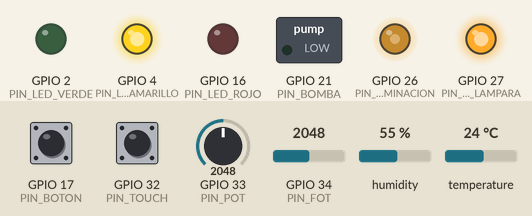
A sketch run on a simulated ESP32. On the bench: switched loads named in the sketch (green lamp = pin HIGH), output pins drawn as LEDs (lit = HIGH). Inputs (shaded band) come from the test bench; at power-on: GPIO 34 (PIN_FOT) = 2048, humidity 55 %, GPIO 33 (PIN_POT) = 2048, GPIO 32 (PIN_TOUCH) HIGH, GPIO 17 (PIN_BOTON) LOW, temperature 24 °C. WiFi joins after 1.5 s; servers stay silent unless stated; the local clock reads 2024-03-15 10:24:30 at power-on unless the sketch sets it; storage starts empty; what the sketch prints to the serial monitor is not drawn.

Above: at 3.0 s.
3.1 s: GPIO 34 (PIN_FOT) set to 1440
9.3 s: GPIO 34 (PIN_FOT) set to 1347
At 9.7 s:
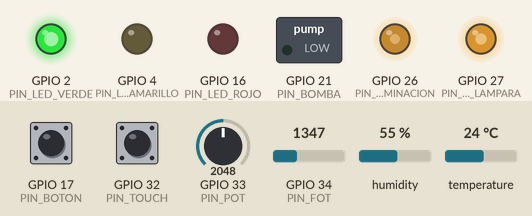
12.3 s: humidity set to 21 %
15.0 s: humidity set to 18 %
At 17.4 s:
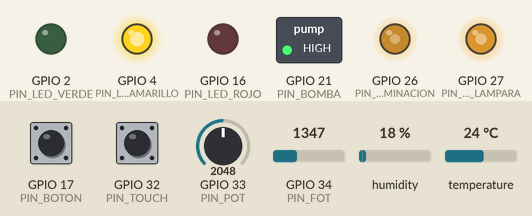
22.6 s: GPIO 33 (PIN_POT) set to 2866
At 23.5 s:
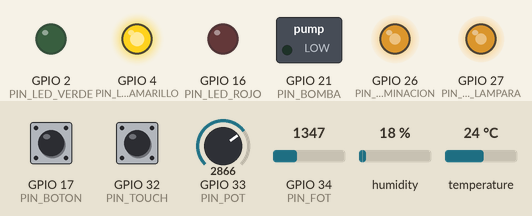
24.3 s: GPIO 32 (PIN_TOUCH) pulled LOW for 3.2 s
At 28.3 s:
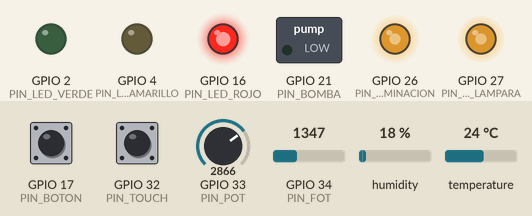
Timing chart, 0 to 29.8 s (numbered marks = the images above; inputs shaded):
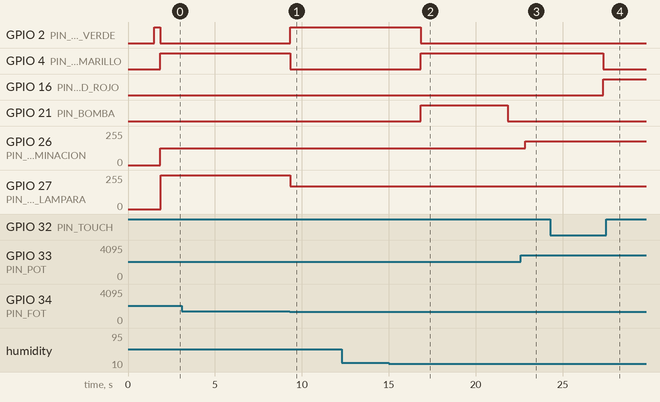

Measured:
- the behaviour switches between 1401 and 1400 on GPIO 34 (PIN_FOT) (found by bisection; images 0 and 1)
- the behaviour switches between 20 and 19 % on humidity (found by bisection; images 1 and 2)
- after the input at 9.3 s, GPIO 2 (PIN_LED_VERDE): LOW → HIGH at once; GPIO 4 (PIN_LED_AMARILLO): HIGH → LOW at once; GPIO 27 (PIN_LED_LAMPARA): 255/255 → 170/255 at once, → 171/255 1.5 s later
- after the input at 15.0 s, GPIO 2 (PIN_LED_VERDE): HIGH → LOW after 1.9 s; GPIO 4 (PIN_LED_AMARILLO): LOW → HIGH after 1.9 s; GPIO 21 (PIN_BOMBA): LOW → HIGH after 1.9 s, → LOW 5.0 s later
- after the input at 22.6 s, GPIO 26 (PIN_LED_ILUMINACION): 127/255 → 177/255 after 0.26 s
- after the input at 24.3 s, GPIO 4 (PIN_LED_AMARILLO): HIGH → LOW after 3.0 s; GPIO 16 (PIN_LED_ROJO): LOW → HIGH after 3.0 s

The sketch:

AplicacionPrincipal.ino
```cpp
#include <Arduino.h>
#include <WiFi.h>
#include <ESPAsyncWebServer.h>
#include <ArduinoJson.h>
#include "AsyncJson.h"
#include <WiFiClientSecure.h>
#include <UniversalTelegramBot.h>
#include <NoDelay.h>
#include "time.h"
#include <Bounce2.h>
#include <LittleFS.h>
#include "DHT.h"

// Conexion a internet
const char *SSID = "IoT_ITSON";
const char *PWD = "lv323-iot";

const unsigned int BAUD_RATE = 115200;

noDelay pausa(0);
noDelay pausaLecturas(1500);
noDelay pausaReloj(1000);
Bounce debouncer = Bounce();
AsyncWebServer servidor(80);
int contador;
// Numero de valores de salida del ADC
const unsigned ADC_VALORES = 4096;

// Declaración de pines
const unsigned int PIN_LED_LAMPARA = 27;
const unsigned int PIN_LED_ILUMINACION = 26;
const unsigned int PIN_LED_VERDE = 2;
const unsigned int PIN_LED_AMARILLO = 4;
const unsigned int PIN_LED_ROJO = 16;
const unsigned int PIN_BOTON = 17;
const unsigned int PIN_TOUCH = 32;
const unsigned int PIN_BOMBA = 21;
const unsigned int PIN_POT = 33;
const unsigned int PIN_FOT = 34;
const unsigned int PIN_DHT = 22;

// Configuración para comunicación con api de telegram
#define BOTtoken "7760131028:AAFSCf_GRd9ftPWQs4h4jYOL8FlKAbb9zmc"
#define CHAT_ID "7829916690"

#define HOST_TCP "172.16.0.119"
#define PORT_TCP 5000
WiFiClientSecure client;
UniversalTelegramBot bot(BOTtoken, client);

// Estados en los que puede estar el terrario
typedef enum {
  CONDICIONES_ADECUADAS,
  HUMEDAD_BAJA,
  HUMEDAD_ALTA,
  TEMPERATURA_INADECUADA,
  ILUMINACION_ALTA,
  ILUMINACION_BAJA,
  MASCOTA_ESCAPADA
} Estado;

Estado estado;

// Objeto para manejar documentos JSON
StaticJsonDocument<250> jsonDocument;
char buffer[250];

// Configuración NTP
const char *ntpServer = "pool.ntp.org";
const long gmtOffset_sec = -25200;
const int daylightOffset_sec = 0;

struct tm timeinfo;

// Configuración DHT
#define DHTPIN PIN_DHT
#define DHTTYPE DHT11
DHT dht(DHTPIN, DHTTYPE);

// Parametros de la señal PWM
const int FRECUENCIA = 5000;
const int RESOLUCION = 8;
const unsigned int CT_MIN = 0;
const unsigned int CT_MAX = 255;

// Variables para lecturas de parametros y limites
float temperatura;
float humedad;
int iluminacion;
int intensidadLuz;
int cicloTrabajo = 0;
int muestraTouch;
const int touchTreshold = 15;
float temperaturaMinima = 15;
float temperaturaMaxima = 40;
float humedadMinima = 20;
float humedadMaxima = 80;
float iluminacionMinima = 150;
float iluminacionMaxima = 1400;
bool yaNotificoEscape = false;    // Para evitar que mande el mensaje de Telegram muchas veces
int conteoEscape = 0;             // Para contar toques válidos
const int maxIntentosEscape = 3;  // Cuántas veces debe detectar toque para activarse

// Definicion de métodos
// Setup inicial
void setupRutas();
void iniciarConexionWifi();
void inicializaLittleFS();
void enviarDatosPorTCP();
// Cambios de estado
void estadoOptimo();
void alertarHumedadAlta();
void alertarHumedadBaja();
void alertarTemperatura();
void alertarIluminacionAlta();
void alertarIluminacionBaja();
void alertarEscape();
void leerDatos();
// Leecturas
void actualizaIntensidadLuz();
void realizarLecturas();
String obtenFecha();
noDelay pausaEnvioTCP(10000);
void setup() {
  Serial.begin(BAUD_RATE);
  iniciarConexionWifi();
  setupRutas();
  inicializaLittleFS();
  dht.begin();
  configTime(gmtOffset_sec, daylightOffset_sec, ntpServer);

  ledcAttachChannel(PIN_LED_LAMPARA, FRECUENCIA, RESOLUCION, 0);
  ledcAttachChannel(PIN_LED_ILUMINACION, FRECUENCIA, RESOLUCION, 1);

  pinMode(PIN_LED_VERDE, OUTPUT);
  pinMode(PIN_LED_AMARILLO, OUTPUT);
  pinMode(PIN_LED_ROJO, OUTPUT);
  pinMode(PIN_BOMBA, OUTPUT);
  debouncer.attach(PIN_BOTON);
  debouncer.interval(15);

  estadoOptimo();
  bot.sendMessage(CHAT_ID, "Monitoreo iniciado", "");
}

void loop() {
  debouncer.update();
  int valor = debouncer.read();

  if (pausaLecturas.update()) {
    realizarLecturas();
  }

  if (pausaReloj.update()) {
    if (!getLocalTime(&timeinfo)) {
      Serial.println("No se pudo obtener la fecha/hora");
    }
  }

   if (pausaEnvioTCP.update()) {
    enviarDatosPorTCP();
  }

  ledcWrite(PIN_LED_LAMPARA, cicloTrabajo);
  ledcWrite(PIN_LED_ILUMINACION, intensidadLuz);
  switch (estado) {
    case CONDICIONES_ADECUADAS:
      if (humedad < humedadMinima) alertarHumedadBaja();
      if (humedad > humedadMaxima) alertarHumedadAlta();
      if (iluminacion < iluminacionMinima) alertarIluminacionBaja();
      if (iluminacion > iluminacionMaxima) alertarIluminacionAlta();
      if (temperatura < temperaturaMinima || temperatura > temperaturaMaxima) alertarTemperatura();
      if (muestraTouch < touchTreshold) alertarEscape();
      break;

    case HUMEDAD_BAJA:
      Serial.print("Humedad: ");
      Serial.println(humedad);
      Serial.print("Contador de riego: ");
      Serial.println(contador);

      if (pausa.update()) {
        contador++;
      }
      if (contador == 10) {
        digitalWrite(PIN_BOMBA, LOW);
      }

      if (humedad >= humedadMinima) estadoOptimo();
      break;

    case HUMEDAD_ALTA:
      if (humedad <= humedadMaxima) estadoOptimo();
      break;

    case TEMPERATURA_INADECUADA:
      if (temperatura >= temperaturaMinima && temperatura <= temperaturaMaxima) {
        estadoOptimo();
      }
      break;

    case ILUMINACION_ALTA:
      if (iluminacion <= iluminacionMaxima) estadoOptimo();
      if (cicloTrabajo >= CT_MIN) cicloTrabajo--;
      break;

    case ILUMINACION_BAJA:
      if (iluminacion >= iluminacionMinima) estadoOptimo();
      if (cicloTrabajo <= CT_MAX) cicloTrabajo++;
      break;

    case MASCOTA_ESCAPADA:
      if (valor == HIGH) estadoOptimo();
      break;
  }
}


// Intenta conectar a wifi e inicia el cliente seguro con certificado para llamar la api de telegram
void iniciarConexionWifi() {
  Serial.print("Conectando a Wifi");
  WiFi.mode(WIFI_STA);
  WiFi.begin(SSID, PWD);
  client.setCACert(TELEGRAM_CERTIFICATE_ROOT);
  while (WiFi.status() != WL_CONNECTED) {
    Serial.print(".");
    delay(500);
  }
  Serial.print(WiFi.localIP());
}

void setupRutas() {
  // Declaración de rutas para páginas
  servidor.serveStatic("/", LittleFS, "/");
  servidor.on("/", HTTP_GET, [](AsyncWebServerRequest *request) {
    request->send(LittleFS, "/index.html", "text/html");
  });

  // Declaración de API REST
  /*
   * Get datos - obtiene todos los datos de que lee el esp32, así como los minimos y máximos actuales
   * con un JSON en el siguiente formato:
   * {
   *  "temperatura": {
   *      "minima": 45,
   *      "maxima": 90,
   *      "actual": 50
   *  },
   *  "iluminacion": {
   *      "minima": 45,
   *      "maxima": 90,
   *      "actual": 50
   *  },
   *  "humedad": {
   *      "minima": 45,
   *      "maxima": 90,
   *      "actual": 50
   *  },
   *  "fecha": ""
   * }
   */
  servidor.on("/datos", [](AsyncWebServerRequest *request) {
    AsyncResponseStream *response = request->beginResponseStream("application/json");
    JsonDocument doc;
    JsonDocument tempJson;
    JsonDocument ilumJson;
    JsonDocument humJson;
    // Recopila datos de la temperatura
    tempJson["minima"] = temperaturaMinima;
    tempJson["maxima"] = temperaturaMaxima;
    tempJson["actual"] = temperatura;
    // Recopila datos de la iluminación
    ilumJson["minima"] = iluminacionMinima;
    ilumJson["maxima"] = iluminacionMaxima;
    ilumJson["actual"] = iluminacion;
    // Recopila datos de la humedad
    humJson["minima"] = humedadMinima;
    humJson["maxima"] = humedadMaxima;
    humJson["actual"] = humedad;
    // Arma documento a enviar
    doc["temperatura"] = tempJson;
    doc["iluminacion"] = ilumJson;
    doc["humedad"] = humJson;
    doc["fecha"] = obtenFecha();

    serializeJson(doc, *response);

    request->send(response);
  });

  servidor.onNotFound([](AsyncWebServerRequest *request) {
    request->send(404, "text/plain", "URL no encontrada");
  });

  /*
   * Los siguientes son manejadores para los post que establcen los valores con los que se comparan las lecturas responde a peticiones con jsons del siguiente formato
   * {
   *   "minima": 45,
   *   "maxima": 90
   * }
   */
AsyncCallbackJsonWebHandler *handlerEstablecerTempMinMax = new AsyncCallbackJsonWebHandler("/establecer/temperatura", [](AsyncWebServerRequest *request, JsonVariant &json) {
  Serial.println("JSON recibido:");
  serializeJson(json, Serial);
  Serial.println();

  JsonObject jsonObj = json.as<JsonObject>();

  if (jsonObj.containsKey("minima") && jsonObj.containsKey("maxima")) {
    temperaturaMinima = jsonObj["minima"];
    temperaturaMaxima = jsonObj["maxima"];
    Serial.println("Valores actualizados");
  } else {
    Serial.println("JSON inválido. No contiene 'minima' o 'maxima'");
  }

  request->send(200, "application/json", "{\"status\":\"ok\"}");
});

AsyncCallbackJsonWebHandler *handlerEstablecerHumMinMax = new AsyncCallbackJsonWebHandler("/establecer/humedad", [](AsyncWebServerRequest *request, JsonVariant &json) {
    JsonObject jsonObj = json.as<JsonObject>();
    humedadMinima = jsonObj["minima"];
    humedadMaxima = jsonObj["maxima"];
    Serial.println("POST temperatura recibido:");
    Serial.println(humedadMinima);
    Serial.println(humedadMaxima);
    request->send(200, "application/json", "{\"status\":\"ok\"}");
  });

AsyncCallbackJsonWebHandler *handlerEstablecerIluminacionMinMax = new AsyncCallbackJsonWebHandler("/establecer/iluminacion", [](AsyncWebServerRequest *request, JsonVariant &json) {
    JsonObject jsonObj = json.as<JsonObject>();
    iluminacionMinima = jsonObj["minima"];
    iluminacionMaxima = jsonObj["maxima"];
    Serial.println("POST temperatura recibido:");
    Serial.println(iluminacionMinima);
    Serial.println(iluminacionMaxima);
    request->send(200, "application/json", "{\"status\":\"ok\"}");
  });
  servidor.addHandler(handlerEstablecerTempMinMax);
  servidor.addHandler(handlerEstablecerHumMinMax);
  servidor.addHandler(handlerEstablecerIluminacionMinMax);

  servidor.begin();
}

void inicializaLittleFS() {
  if (!LittleFS.begin(true)) {
    Serial.println("Ocurrió un error al montar LittleFS");
  } else {
    Serial.println("Se monto LittleFS con exito");
  }
}

void realizarLecturas() {
  muestraTouch = touchRead(PIN_TOUCH);

  // Verificación de escape con filtro
  if (muestraTouch <= touchTreshold) {
    conteoEscape++;
    if (conteoEscape >= maxIntentosEscape && !yaNotificoEscape) {
      alertarEscape();
      yaNotificoEscape = true;
    }
  } else {
    conteoEscape = 0;
  }

  actualizaIntensidadLuz();
  iluminacion = analogRead(PIN_FOT);
  cicloTrabajo = map(iluminacion, 0, ADC_VALORES - 1, CT_MAX, CT_MIN);
  humedad = dht.readHumidity();
  temperatura = dht.readTemperature();

  Serial.println("Iluminacion");
  Serial.println(iluminacion);
  Serial.println("temperatura");
  Serial.println(temperatura);
  Serial.println("humedad");
  Serial.println(humedad);
  Serial.println("touch");
  Serial.println(muestraTouch);
  Serial.println("estado");
  Serial.println(estado);
  Serial.println("intensidad");
  Serial.println(intensidadLuz);
}

String obtenFecha() {
  char sFecha[80];
  // Obtiene la fecha y hora actual
  if (!getLocalTime(&timeinfo)) {
    Serial.println("No se pudo obtener la fecha/hora");
    sFecha[0] = '\0';
  } else {
    strftime(sFecha, 80, "%d/%m/%Y %H:%M:%S", &timeinfo);
  }
  return String(sFecha);
}
void actualizaIntensidadLuz() {
  // Lee y digitaliza el valor del voltaje en el potenciometro
  int muestra = analogRead(PIN_POT);
  Serial.println("potenciometro");
  Serial.println(muestra);
  intensidadLuz = map(muestra, 0, ADC_VALORES - 1, CT_MIN, CT_MAX);
}

void estadoOptimo() {
  estado = CONDICIONES_ADECUADAS;
  yaNotificoEscape = false;
  conteoEscape = 0;
  digitalWrite(PIN_LED_VERDE, HIGH);
  digitalWrite(PIN_LED_AMARILLO, LOW);
  digitalWrite(PIN_LED_ROJO, LOW);
}

void alertarHumedadAlta() {
  estado = HUMEDAD_ALTA;
  digitalWrite(PIN_LED_VERDE, LOW);
  digitalWrite(PIN_LED_AMARILLO, HIGH);
  digitalWrite(PIN_LED_ROJO, LOW);
}

void alertarHumedadBaja() {
  // Inicia temporizador para despliegue de agua
  estado = HUMEDAD_BAJA;
  pausa.setdelay(500);
  pausa.start();
  contador = 0;
  digitalWrite(PIN_BOMBA, HIGH);
  digitalWrite(PIN_LED_VERDE, LOW);
  digitalWrite(PIN_LED_AMARILLO, HIGH);
  digitalWrite(PIN_LED_ROJO, LOW);
}

void alertarTemperatura() {
  estado = TEMPERATURA_INADECUADA;
  digitalWrite(PIN_LED_VERDE, LOW);
  digitalWrite(PIN_LED_AMARILLO, HIGH);
  digitalWrite(PIN_LED_ROJO, LOW);
}

void alertarIluminacionAlta() {
  estado = ILUMINACION_ALTA;
  digitalWrite(PIN_LED_VERDE, LOW);
  digitalWrite(PIN_LED_AMARILLO, HIGH);
  digitalWrite(PIN_LED_ROJO, LOW);
}

void alertarIluminacionBaja() {
  estado = ILUMINACION_BAJA;
  digitalWrite(PIN_LED_VERDE, LOW);
  digitalWrite(PIN_LED_AMARILLO, HIGH);
  digitalWrite(PIN_LED_ROJO, LOW);
}

void alertarEscape() {
  estado = MASCOTA_ESCAPADA;
  digitalWrite(PIN_LED_VERDE, LOW);
  digitalWrite(PIN_LED_AMARILLO, LOW);
  digitalWrite(PIN_LED_ROJO, HIGH);
  bot.sendMessage(CHAT_ID, "Su mascota ha escapado del contenedor!!!", "");
}

void togglePIN(unsigned int pin) {
  digitalWrite(pin, !digitalRead(pin));
}

void enviarDatosPorTCP() {
  WiFiClient client;
  if (!client.connect(HOST_TCP, PORT_TCP)) {
    Serial.println("No se pudo conectar al servidor TCP");
    return;
  }

  StaticJsonDocument<256> doc;

  doc["temperatura"]["minima"] = temperaturaMinima;
  doc["temperatura"]["maxima"] = temperaturaMaxima;
  doc["temperatura"]["actual"] = temperatura;

  doc["humedad"]["minima"] = humedadMinima;
  doc["humedad"]["maxima"] = humedadMaxima;
  doc["humedad"]["actual"] = humedad;

  doc["iluminacion"]["minima"] = iluminacionMinima;
  doc["iluminacion"]["maxima"] = iluminacionMaxima;
  doc["iluminacion"]["actual"] = iluminacion;

  doc["fecha"] = obtenFecha();

  String salida;
  serializeJson(doc, salida);

  client.print(salida);
  Serial.println("JSON enviado al servidor TCP:");
  Serial.println(salida);
  client.stop();
}
```
